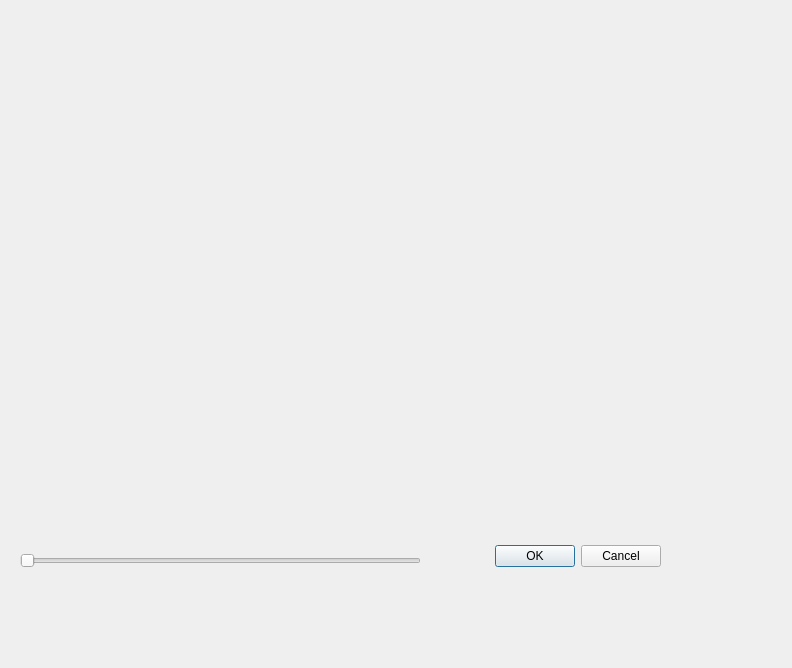
<?xml version="1.0" encoding="UTF-8"?>
<ui version="4.0">
 <class>threshold_Dialog</class>
 <widget class="QDialog" name="threshold_Dialog">
  <property name="geometry">
   <rect>
    <x>0</x>
    <y>0</y>
    <width>792</width>
    <height>668</height>
   </rect>
  </property>
  <property name="windowTitle">
   <string>Dialog</string>
  </property>
  <property name="modal">
   <bool>false</bool>
  </property>
  <widget class="QDialogButtonBox" name="buttonBox">
   <property name="geometry">
    <rect>
     <x>490</x>
     <y>540</y>
     <width>171</width>
     <height>32</height>
    </rect>
   </property>
   <property name="orientation">
    <enum>Qt::Horizontal</enum>
   </property>
   <property name="standardButtons">
    <set>QDialogButtonBox::Cancel|QDialogButtonBox::Ok</set>
   </property>
  </widget>
  <widget class="QSlider" name="horizontalSlider">
   <property name="geometry">
    <rect>
     <x>20</x>
     <y>550</y>
     <width>401</width>
     <height>22</height>
    </rect>
   </property>
   <property name="maximum">
    <number>255</number>
   </property>
   <property name="pageStep">
    <number>15</number>
   </property>
   <property name="orientation">
    <enum>Qt::Horizontal</enum>
   </property>
   <property name="invertedAppearance">
    <bool>false</bool>
   </property>
  </widget>
  <widget class="QLabel" name="label">
   <property name="geometry">
    <rect>
     <x>60</x>
     <y>40</y>
     <width>591</width>
     <height>461</height>
    </rect>
   </property>
   <property name="text">
    <string/>
   </property>
  </widget>
 </widget>
 <resources/>
 <connections>
  <connection>
   <sender>buttonBox</sender>
   <signal>accepted()</signal>
   <receiver>threshold_Dialog</receiver>
   <slot>accept()</slot>
   <hints>
    <hint type="sourcelabel">
     <x>248</x>
     <y>254</y>
    </hint>
    <hint type="destinationlabel">
     <x>157</x>
     <y>274</y>
    </hint>
   </hints>
  </connection>
  <connection>
   <sender>buttonBox</sender>
   <signal>rejected()</signal>
   <receiver>threshold_Dialog</receiver>
   <slot>reject()</slot>
   <hints>
    <hint type="sourcelabel">
     <x>316</x>
     <y>260</y>
    </hint>
    <hint type="destinationlabel">
     <x>286</x>
     <y>274</y>
    </hint>
   </hints>
  </connection>
 </connections>
</ui>
